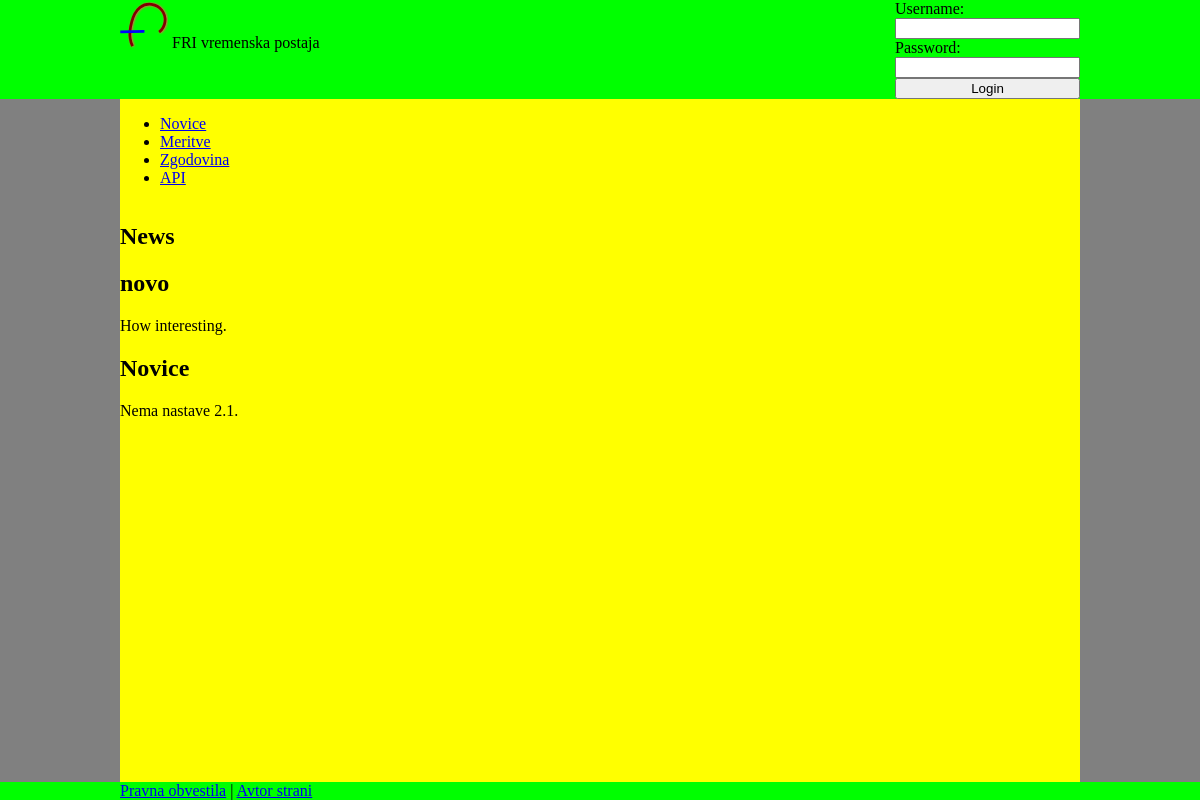
The page / on the database its author committed.
### friws/models.py (models this page shows, shortened)
class Article(models.Model):
    title = models.TextField(max_length=254, default = '')
    content = models.TextField()
    pub_date = models.DateTimeField( default=datetime.now )
    author = models.ForeignKey(User, on_delete=models.SET_NULL, null=True)

### friws/views.py (the view, shortened to what this page needs)
# urls.py: url(r'^$', views.index, name='index'),
def index(request):
  context = {}
  articles = Article.objects.order_by('-pub_date')[:5]
  context['users'] = User.objects.all()
  context['articles'] = articles
  context['loginForm'] = LoginForm()
  return render(request, 'friws/extension.html', context)

### friws/forms.py
class LoginForm(forms.Form):
  username = forms.CharField(label='Username:', max_length=100)
  password = forms.CharField(max_length=100, widget=forms.PasswordInput)

### friws/templates/friws/extension.html
{% extends 'friws/index.html' %}
{% block content %}
  <h1>News </h1>
  {% for article in articles %}
    {% include 'friws/articleTemplate.html' %}
  {% endfor %}
{% endblock %}

### friws/templates/friws/articleTemplate.html
<article>
  <h2>{{ article.title }}</h2>
  <p>{{ article.content }}</p>
</article>

### friws/static/friws/style.css (style rules this page uses)
body { display:flex; flex-flow:column; min-height:100vh; margin:0; background:grey; }

### rows shown on the page
Article: title "novo", content "How interesting."
Article: title "Novice", content "Nema nastave 2.1."
